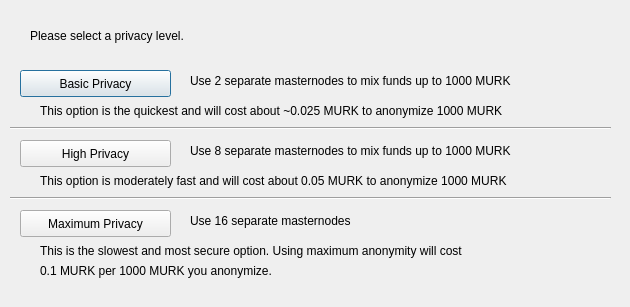
<?xml version="1.0" encoding="UTF-8"?>
<ui version="4.0">
 <class>DarksendConfig</class>
 <widget class="QDialog" name="DarksendConfig">
  <property name="geometry">
   <rect>
    <x>0</x>
    <y>0</y>
    <width>630</width>
    <height>307</height>
   </rect>
  </property>
  <property name="windowTitle">
   <string>Configure PrivateSend</string>
  </property>
  <widget class="QPushButton" name="buttonBasic">
   <property name="geometry">
    <rect>
     <x>20</x>
     <y>70</y>
     <width>151</width>
     <height>27</height>
    </rect>
   </property>
   <property name="text">
    <string>Basic Privacy</string>
   </property>
  </widget>
  <widget class="QPushButton" name="buttonHigh">
   <property name="geometry">
    <rect>
     <x>20</x>
     <y>140</y>
     <width>151</width>
     <height>27</height>
    </rect>
   </property>
   <property name="text">
    <string>High Privacy</string>
   </property>
  </widget>
  <widget class="QPushButton" name="buttonMax">
   <property name="geometry">
    <rect>
     <x>20</x>
     <y>210</y>
     <width>151</width>
     <height>27</height>
    </rect>
   </property>
   <property name="text">
    <string>Maximum Privacy</string>
   </property>
  </widget>
  <widget class="QLabel" name="label">
   <property name="geometry">
    <rect>
     <x>30</x>
     <y>20</y>
     <width>571</width>
     <height>31</height>
    </rect>
   </property>
   <property name="text">
    <string>Please select a privacy level.</string>
   </property>
  </widget>
  <widget class="QLabel" name="label_2">
   <property name="geometry">
    <rect>
     <x>190</x>
     <y>70</y>
     <width>421</width>
     <height>21</height>
    </rect>
   </property>
   <property name="text">
    <string>Use 2 separate masternodes to mix funds up to 1000 MURK</string>
   </property>
  </widget>
  <widget class="QLabel" name="label_3">
   <property name="geometry">
    <rect>
     <x>190</x>
     <y>140</y>
     <width>411</width>
     <height>21</height>
    </rect>
   </property>
   <property name="text">
    <string>Use 8 separate masternodes to mix funds up to 1000 MURK</string>
   </property>
  </widget>
  <widget class="QLabel" name="label_4">
   <property name="geometry">
    <rect>
     <x>190</x>
     <y>210</y>
     <width>421</width>
     <height>21</height>
    </rect>
   </property>
   <property name="text">
    <string>Use 16 separate masternodes</string>
   </property>
  </widget>
  <widget class="QLabel" name="label_6">
   <property name="geometry">
    <rect>
     <x>40</x>
     <y>100</y>
     <width>561</width>
     <height>21</height>
    </rect>
   </property>
   <property name="text">
    <string>This option is the quickest and will cost about ~0.025 MURK to anonymize 1000 MURK</string>
   </property>
  </widget>
  <widget class="QLabel" name="label_7">
   <property name="geometry">
    <rect>
     <x>40</x>
     <y>170</y>
     <width>561</width>
     <height>21</height>
    </rect>
   </property>
   <property name="text">
    <string>This option is moderately fast and will cost about 0.05 MURK to anonymize 1000 MURK</string>
   </property>
  </widget>
  <widget class="QLabel" name="label_8">
   <property name="geometry">
    <rect>
     <x>40</x>
     <y>240</y>
     <width>561</width>
     <height>21</height>
    </rect>
   </property>
   <property name="text">
    <string>This is the slowest and most secure option. Using maximum anonymity will cost</string>
   </property>
  </widget>
  <widget class="QLabel" name="label_9">
   <property name="geometry">
    <rect>
     <x>40</x>
     <y>260</y>
     <width>561</width>
     <height>21</height>
    </rect>
   </property>
   <property name="text">
    <string>0.1 MURK per 1000 MURK you anonymize.</string>
   </property>
  </widget>
  <widget class="Line" name="line">
   <property name="geometry">
    <rect>
     <x>10</x>
     <y>120</y>
     <width>601</width>
     <height>16</height>
    </rect>
   </property>
   <property name="orientation">
    <enum>Qt::Horizontal</enum>
   </property>
  </widget>
  <widget class="Line" name="line_2">
   <property name="geometry">
    <rect>
     <x>10</x>
     <y>190</y>
     <width>601</width>
     <height>16</height>
    </rect>
   </property>
   <property name="orientation">
    <enum>Qt::Horizontal</enum>
   </property>
  </widget>
 </widget>
 <resources/>
 <connections/>
</ui>
